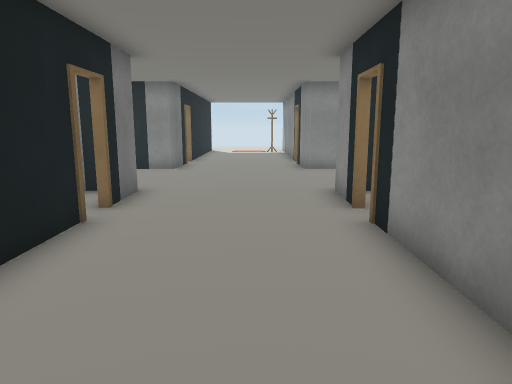
View 1 (above)

24 first-person views from a walk through a scene from a Unity 3-D project. The camera is 1.4 m above the floor, tilts 10° down and sees 70° across. Doors are open. The floor is counted in squares, 0.9 m on a side. Each view is taken from the middle of a square. On the plan, view 1 faces up. The plan holds only what a view shows up to about 17 squares ahead; the rest is blank. The player character is not drawn. Some surface patterns are stand-ins.

View 2
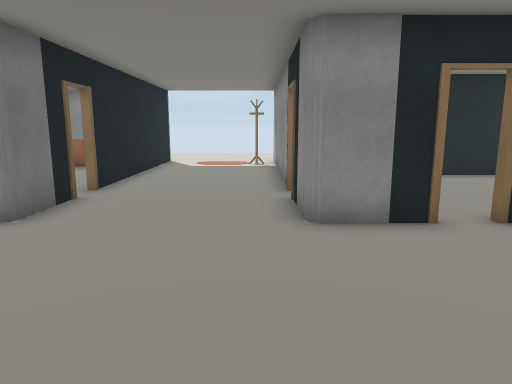

View 3
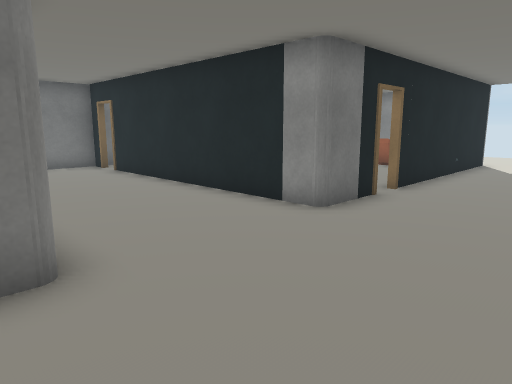

View 4
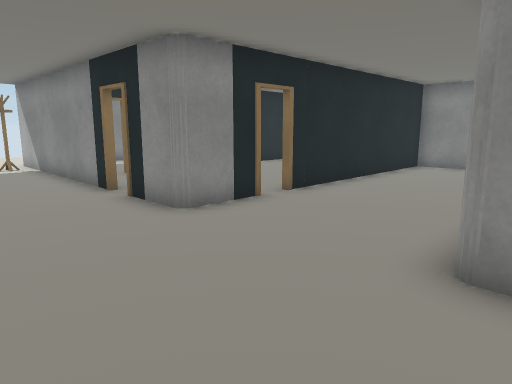

View 5
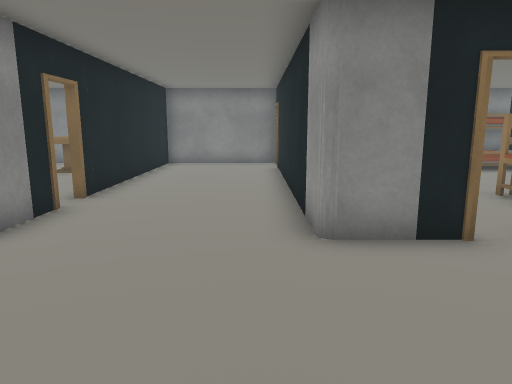

View 6
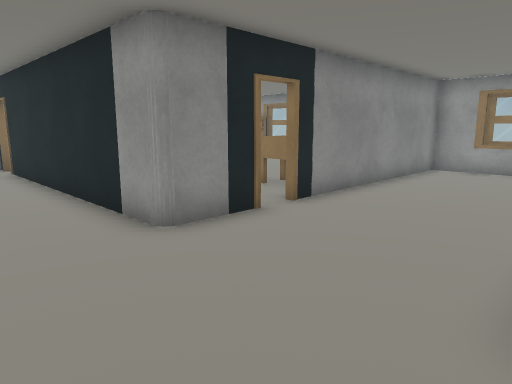

View 7
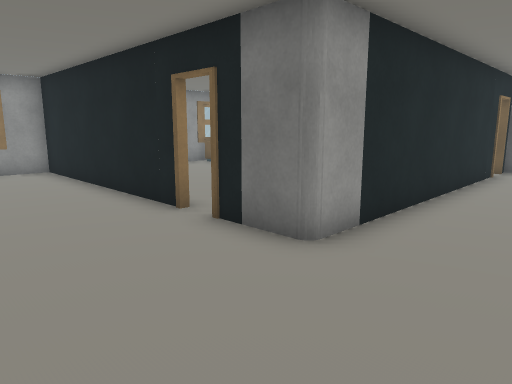

View 8
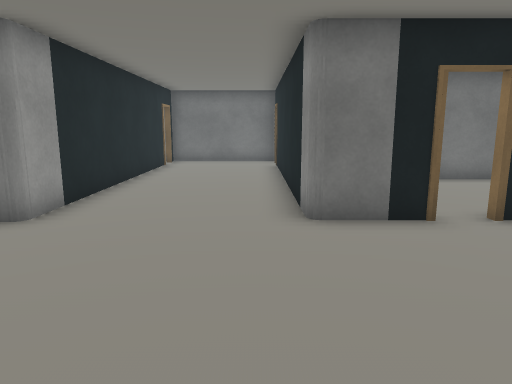

View 9
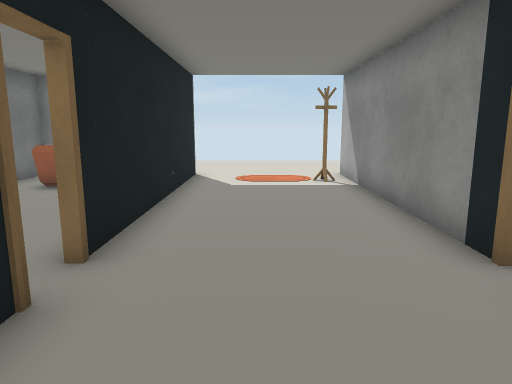

View 10
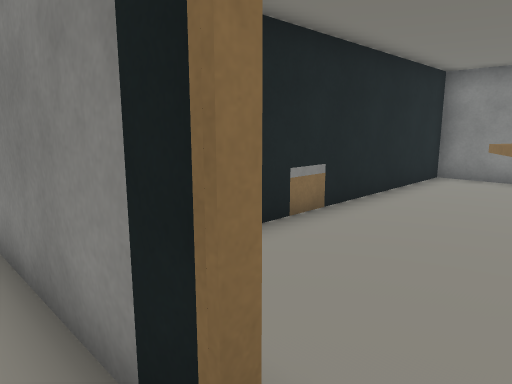

View 11
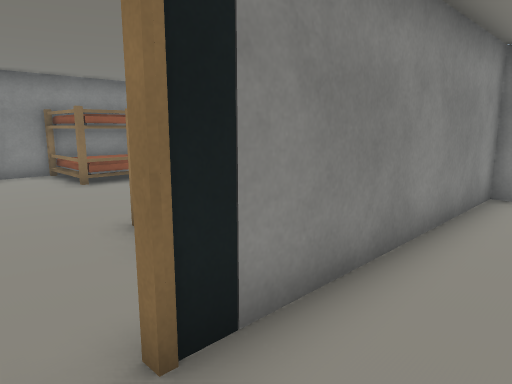

View 12
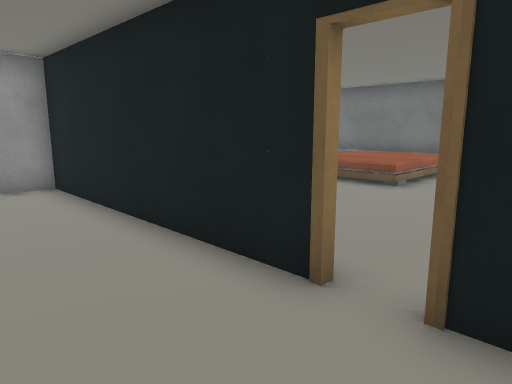

View 13
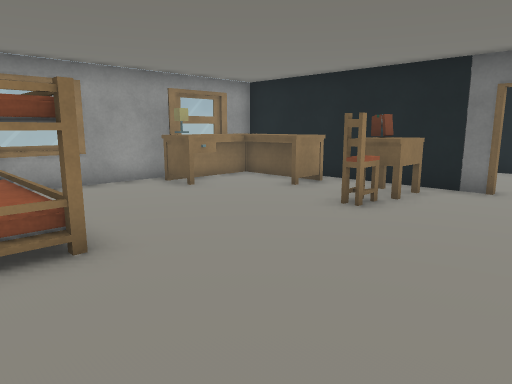

View 14
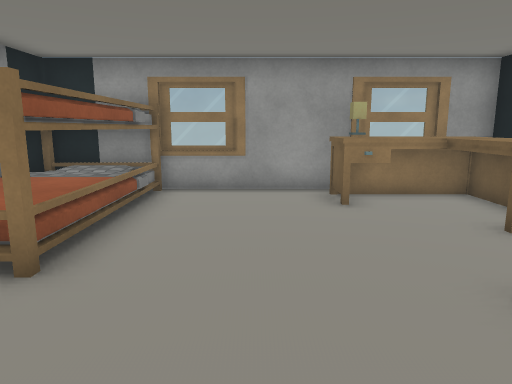

View 15
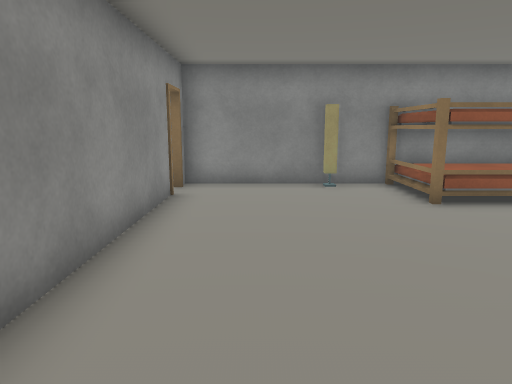

View 16
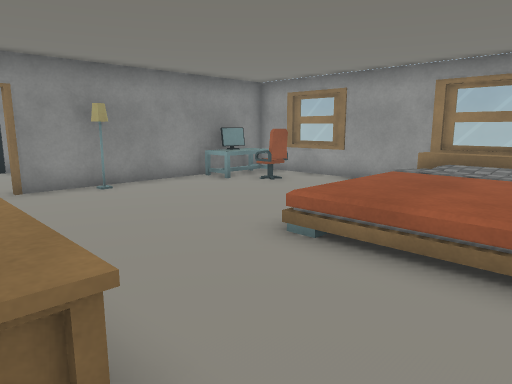

View 17
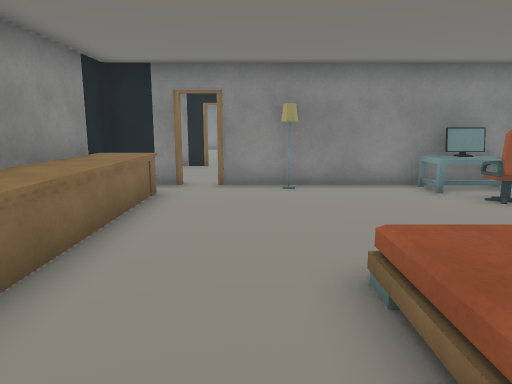

View 18
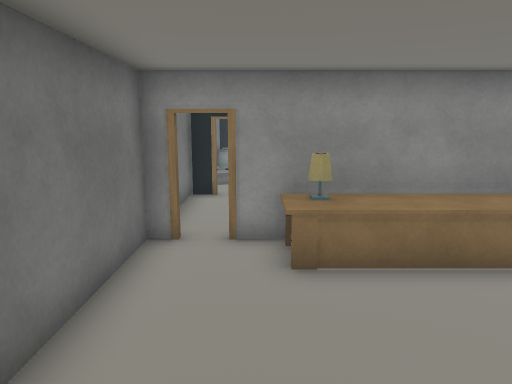

View 19
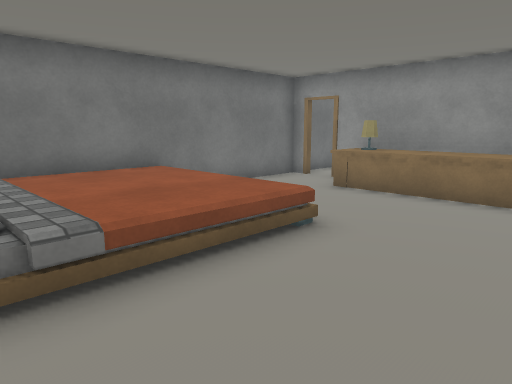

View 20
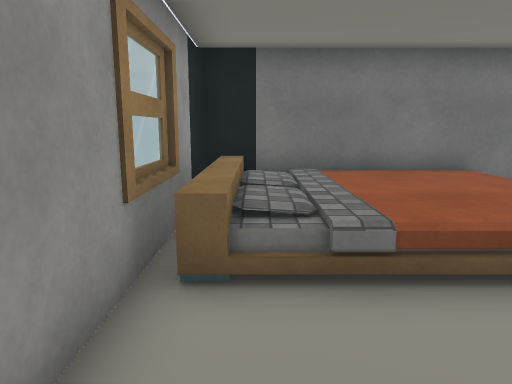

View 21
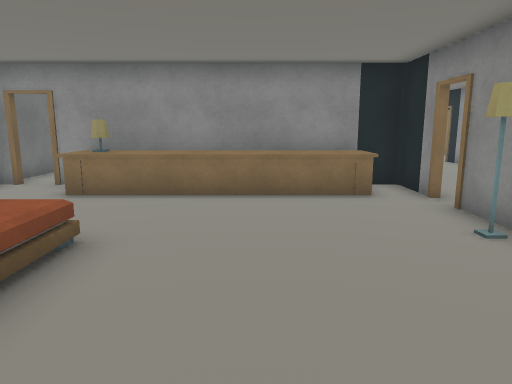

View 22
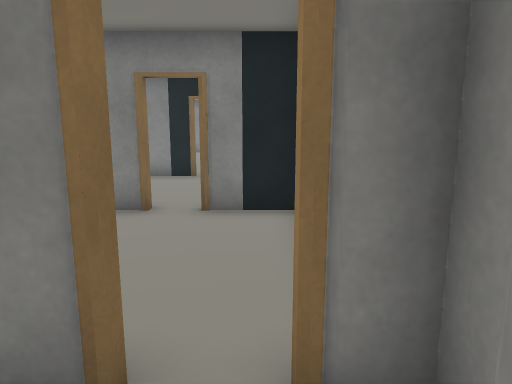

View 23
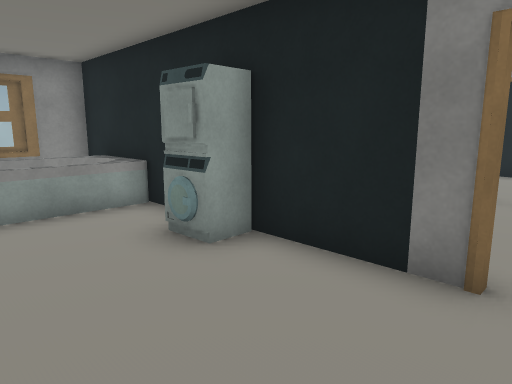

View 24
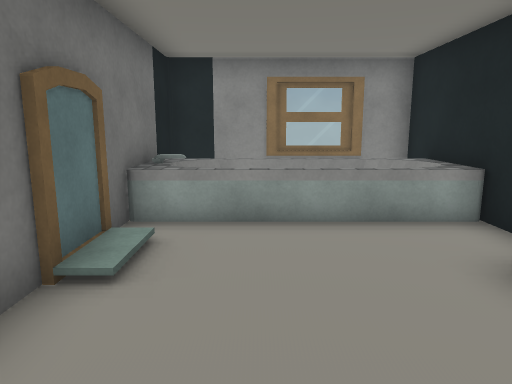

### Floor plan
Key: @ floor where view 1 was taken; # wall or solid block; . main floor; : floor 0.5 m higher than the main floor; / step, stairs or slope; D open door; = window, fence, low wall or low ledge; R rack; U rug; P pillow; T thing the floor can be seen under or through; A table; B bed; W drawers; E desk; C computer; I toilet; S sink; O other object.
Columns run from 14 left of view 1 to 13 right of it. Each row starts with its distance up from view 1.
 30            ......
 29            ......
 28            ......
 27            ......
 26            ......
 25 ###==###   DDDDDD
 24 #OOOOO#    #..RU#
 23 OO   O#PP  #....#
 22 #OOOOO#PP   ....#
 21 #.....#... #....#   WW
 20 #....O#... #....#DD##W######
 19 #....O#....#....#..........#
 18  .....#... T....#......AA .#
 17   ....#... D....D......AA
 16  I....D... D....D......A
 15 #.. ..D... #....#.....
 14 #DD#S#######....##DD########
 13 #..........................#
 12 #..........................#
 11 #..........................#
 10 #..........................#
  9 #D##########....##########D#
  8 #..OOOOOOOO#....#..........#
  7 #..........D....D..........#
  6 #..........D....D..........#
  5 #..........#....#..........#
  4 #////......#....#AAA.......#
  3 # :::......#....#........BBB
  2 # : :......#....#EE......BBB
  1 #   :......#....#EE......BBB
  0 #   :....OC#..@.#EE......BBB
 -1 #   /B... C#....#EEEE....BBB
 -2 ###==###==### =###==O##==BB#

Where each view was taken, in squares from view 1:
view 1: 0 up, 0 right, facing up
view 2: 8 up, 1 right, facing up
view 3: 8 up, 1 right, facing up-left
view 4: 8 up, 2 left, facing up-right
view 5: 10 up, 3 left, facing right
view 6: 12 up, 3 left, facing down-right
view 7: 12 up, 1 right, facing down-left
view 8: 13 up, 3 right, facing left
view 9: 13 up, 1 left, facing up
view 10: 16 up, 1 right, facing up-right
view 11: 7 up, 0 right, facing down-right
view 12: 8 up, 0 right, facing down-left
view 13: 8 up, 12 right, facing down-left
view 14: 7 up, 8 right, facing down
view 15: 7 up, 3 right, facing right
view 16: 8 up, 13 left, facing down-right
view 17: 5 up, 13 left, facing right
view 18: 2 up, 12 left, facing up
view 19: 1 down, 6 left, facing up-left
view 20: 1 down, 6 left, facing left
view 21: 1 down, 7 left, facing up
view 22: 15 up, 10 left, facing right
view 23: 15 up, 12 left, facing up-right
view 24: 16 up, 12 left, facing up
